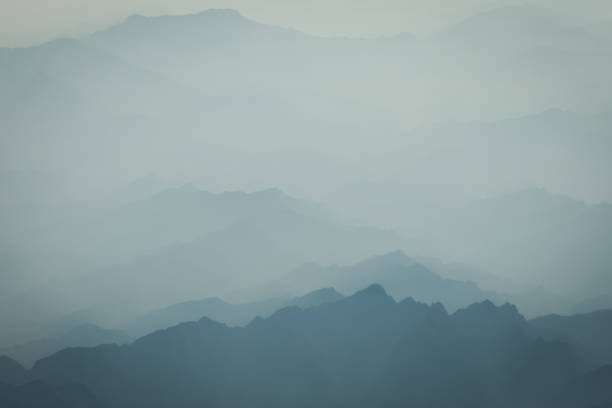
#> input picture Aula4/foto.jpg, 612 x 408 px
$ python aula04-equalizacao_histograma.py
#> lines starting #> are read from the running program, lines starting #| are printed output that depends on the picture
import cv2
import matplotlib.pyplot as plt


def carregar_imagem(caminho):
#> called with caminho = 'foto.jpg'
    imagem = cv2.imread(caminho)
#> imagem is the input picture: shape (408, 612, 3); mean B, G, R 160.3, 158.1, 138.9
    if imagem is None:
        raise FileNotFoundError(f"Não foi possível carregar a imagem: {caminho}")
    return imagem


def converter_para_cinza(imagem):
    return cv2.cvtColor(imagem, cv2.COLOR_BGR2GRAY)
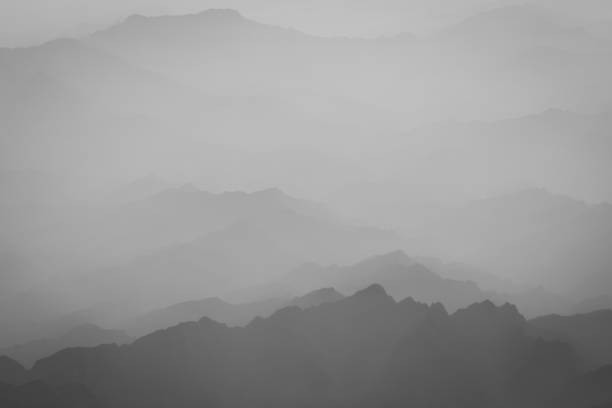
#> returned value: shape (408, 612); min 62, max 195, mean 152.6


def mostrar_imagem(imagem, titulo):
    plt.figure(figsize=(6, 6))
    plt.imshow(imagem, cmap="gray")
    plt.title(titulo)
    plt.axis("off")
    plt.show()


def mostrar_histograma(imagem, titulo):
    hist = cv2.calcHist([imagem], [0], None, [256], [0, 256]).flatten()

    plt.figure(figsize=(8, 4))
    plt.title(titulo)
    plt.xlabel("Tom de cinza")
    plt.ylabel("Quantidade de pixels")
    plt.bar(range(256), hist, color="gray")
    plt.xlim([0, 255])
    plt.tight_layout()
    plt.show()


def main():
    imagem_colorida = carregar_imagem("foto.jpg")
    imagem_cinza = converter_para_cinza(imagem_colorida)
    imagem_equalizada = cv2.equalizeHist(imagem_cinza)
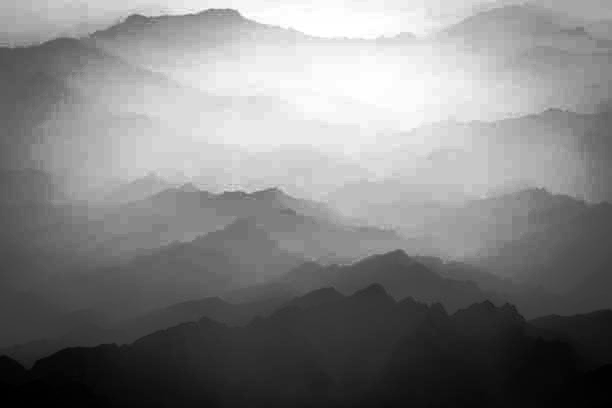
#> imagem_equalizada: shape (408, 612); min 0, max 255, mean 129.4

    mostrar_imagem(imagem_cinza, "Imagem em tons de cinza")
    mostrar_imagem(imagem_equalizada, "Imagem equalizada")
    mostrar_histograma(imagem_cinza, "Histograma da imagem em tons de cinza")
#> in mostrar_histograma, `hist = cv2.calcHist([imagem], [0], None, [256], [0, 256]).flatten()`: hist = 256 values, max 8131 at index 168, min 0 at index 0, mean 975.4
#> in mostrar_histograma, `plt.show()`:
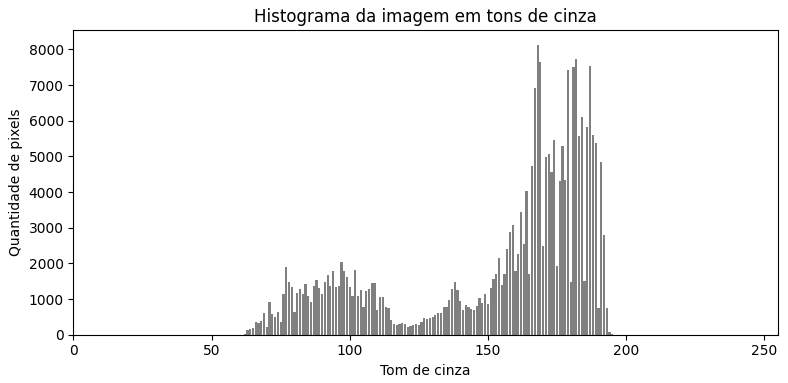
#> figure drawn by matplotlib, 1 panel; tallest bar 8131 high, from x = 167.6 to 168.4
    mostrar_histograma(imagem_equalizada, "Histograma da imagem equalizada")
#> call 2 of mostrar_histograma, with titulo = 'Histograma da imagem equalizada'
#> in mostrar_histograma (call 2), `hist = cv2.calcHist([imagem], [0], None, [256], [0, 256]).flatten()`: hist = 256 values, max 8131 at index 136, min 0 at index 6, mean 975.4
#> in mostrar_histograma (call 2), `plt.show()`:
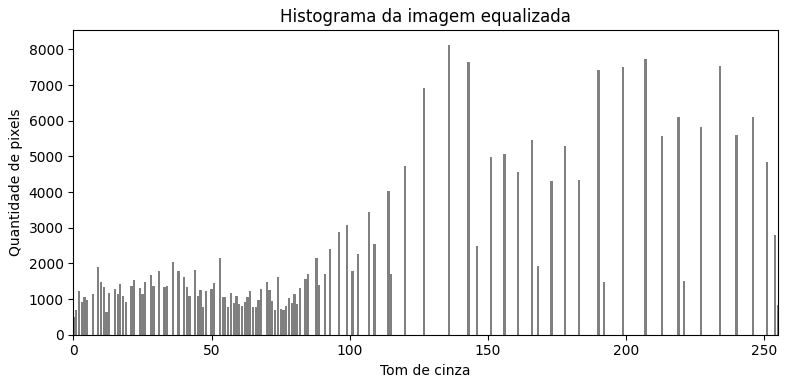
#> figure drawn by matplotlib, 1 panel; tallest bar 8131 high, from x = 135.6 to 136.4


if __name__ == "__main__":
    main()
